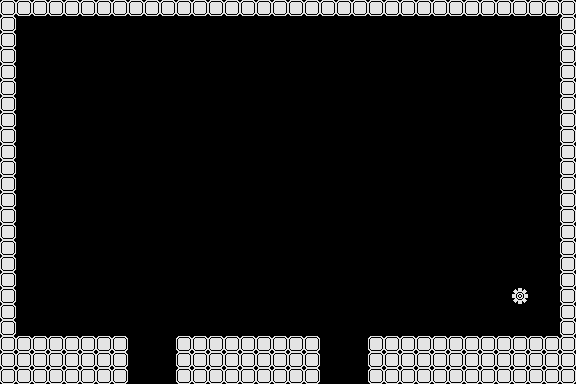

A 2D game scene composited from a Tiled map and its tileset images. What follows is a short description and the map's XML, with every tile layer's data as written:
An orthogonal 36x24 tile map with 16x16 px tiles, 1 tile layer (bg) and 8 objects (goal, start).

<map version="1.10" tiledversion="1.10.2" orientation="orthogonal" renderorder="right-down" width="36" height="24" tilewidth="16" tileheight="16" infinite="0" nextlayerid="4" nextobjectid="24">
 <tileset firstgid="1" source="Tiles.tsx" />
 <layer id="1" name="bg" width="36" height="24">
  <data encoding="csv">
12,12,12,12,12,12,12,12,12,12,12,12,12,12,12,12,12,12,12,12,12,12,12,12,12,12,12,12,12,12,12,12,12,12,12,12,
12,0,0,0,0,0,0,0,0,0,0,0,0,0,0,0,0,0,0,0,0,0,0,0,0,0,0,0,0,0,0,0,0,0,0,12,
12,0,0,0,0,0,0,0,0,0,0,0,0,0,0,0,0,0,0,0,0,0,0,0,0,0,0,0,0,0,0,0,0,0,0,12,
12,0,0,0,0,0,0,0,0,0,0,0,0,0,0,0,0,0,0,0,0,0,0,0,0,0,0,0,0,0,0,0,0,0,0,12,
12,0,0,0,0,0,0,0,0,0,0,0,0,0,0,0,0,0,0,0,0,0,0,0,0,0,0,0,0,0,0,0,0,0,0,12,
12,0,0,0,0,0,0,0,0,0,0,0,0,0,0,0,0,0,0,0,0,0,0,0,0,0,0,0,0,0,0,0,0,0,0,12,
12,0,0,0,0,0,0,0,0,0,0,0,0,0,0,0,0,0,0,0,0,0,0,0,0,0,0,0,0,0,0,0,0,0,0,12,
12,0,0,0,0,0,0,0,0,0,0,0,0,0,0,0,0,0,0,0,0,0,0,0,0,0,0,0,0,0,0,0,0,0,0,12,
12,0,0,0,0,0,0,0,0,0,0,0,0,0,0,0,0,0,0,0,0,0,0,0,0,0,0,0,0,0,0,0,0,0,0,12,
12,0,0,0,0,0,0,0,0,0,0,0,0,0,0,0,0,0,0,0,0,0,0,0,0,0,0,0,0,0,0,0,0,0,0,12,
12,0,0,0,0,0,0,0,0,0,0,0,0,0,0,0,0,0,0,0,0,0,0,0,0,0,0,0,0,0,0,0,0,0,0,12,
12,0,0,0,0,0,0,0,0,0,0,0,0,0,0,0,0,0,0,0,0,0,0,0,0,0,0,0,0,0,0,0,0,0,0,12,
12,0,0,0,0,0,0,0,0,0,0,0,0,0,0,0,0,0,0,0,0,0,0,0,0,0,0,0,0,0,0,0,0,0,0,12,
12,0,0,0,0,0,0,0,0,0,0,0,0,0,0,0,0,0,0,0,0,0,0,0,0,0,0,0,0,0,0,0,0,0,0,12,
12,0,0,0,0,0,0,0,0,0,0,0,0,0,0,0,0,0,0,0,0,0,0,0,0,0,0,0,0,0,0,0,0,0,0,12,
12,0,0,0,0,0,0,0,0,0,0,0,0,0,0,0,0,0,0,0,0,0,0,0,0,0,0,0,0,0,0,0,0,0,0,12,
12,0,0,0,0,0,0,0,0,0,0,0,0,0,0,0,0,0,0,0,0,0,0,0,0,0,0,0,0,0,0,0,0,0,0,12,
12,0,0,0,0,0,0,0,0,0,0,0,0,0,0,0,0,0,0,0,0,0,0,0,0,0,0,0,0,0,0,0,0,0,0,12,
12,0,0,0,0,0,0,0,0,0,0,0,0,0,0,0,0,0,0,0,0,0,0,0,0,0,0,0,0,0,0,0,216,0,0,12,
12,0,0,0,0,0,0,0,0,0,0,0,0,0,0,0,0,0,0,0,0,0,0,0,0,0,0,0,0,0,0,0,0,0,0,12,
12,0,0,0,0,0,0,0,0,0,0,0,0,0,0,0,0,0,0,0,0,0,0,0,0,0,0,0,0,0,0,0,0,0,0,12,
12,12,12,12,12,12,12,12,0,0,0,12,12,12,12,12,12,12,12,12,0,0,0,12,12,12,12,12,12,12,12,12,12,12,12,12,
12,12,12,12,12,12,12,12,0,0,0,12,12,12,12,12,12,12,12,12,0,0,0,12,12,12,12,12,12,12,12,12,12,12,12,12,
12,12,12,12,12,12,12,12,0,0,0,12,12,12,12,12,12,12,12,12,0,0,0,12,12,12,12,12,12,12,12,12,12,12,12,12
</data>
 </layer>
 <objectgroup id="2" name="collision">
  <object id="1" x="0" y="0" width="16" height="384" />
  <object id="3" x="560" y="0" width="16" height="384" />
  <object id="4" x="0" y="0" width="576" height="16" />
  <object id="21" x="0" y="336" width="128" height="48" />
  <object id="22" x="176" y="336" width="144" height="48" />
  <object id="23" x="368" y="336" width="208" height="48" />
 </objectgroup>
 <objectgroup id="3" name="spot">
  <object id="5" type="goal" x="512" y="288" width="16" height="16" />
  <object id="6" type="start" x="48" y="288" width="16" height="16" />
 </objectgroup>
</map>
